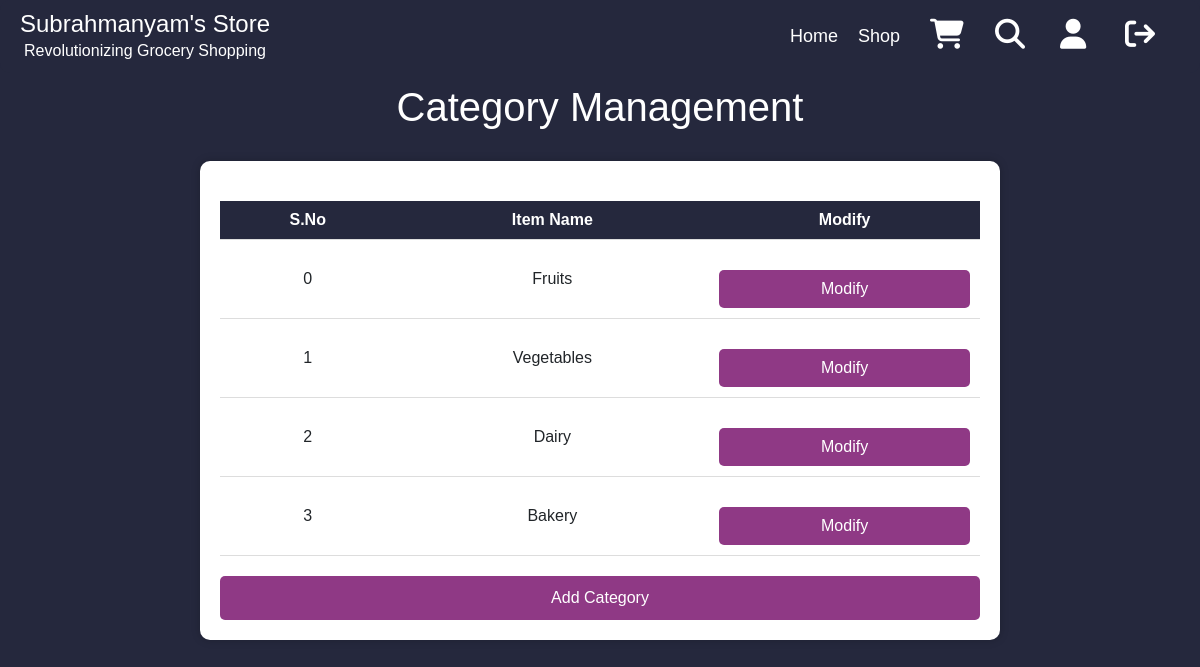
/mgmt_cat, run on the app's committed database.
### tables this page shows
CREATE TABLE category(c_id int NOT NULL UNIQUE,
          category_name text NOT NULL UNIQUE
 
);

### app_contents/routes_manager.py (the view)
@app.route('/mgmt_cat')
def mgmt_cat():
     category=getfromdb_as_dict('*','category','c_id')
     return render_template('management_cat.html', category=category)

### app_contents/functions.py (called while the page is built)
def getfromdb_as_dict(columns, table, id):
    p_db = path.join(getcwd(), 'database.db')
    con = sqlite3.connect(p_db, check_same_thread=False)
    c = con.cursor()
    c.execute(f'SELECT {columns} FROM {table} ORDER BY {id} ASC')
    results = c.fetchall()
    column_names = [description[0] for description in c.description]
    result_dicts = []
    for row in results:
        result_dict = {column_names[i]: row[i] for i in range(len(column_names))}
        result_dicts.append(result_dict)
    con.close()
    return result_dicts

### app_contents/templates/management_cat.html (shortened to what this page needs)
{% extends 'base.html' %}
{% block head %}
<link rel="stylesheet" type="text/css" href="{{ url_for('static', filename='styles/manager.css') }}">
<link rel="stylesheet" href="https://cdn.jsdelivr.net/npm/bootstrap@4.0.0/dist/css/bootstrap.min.css">
{% endblock %}
{% block content %}
<h1 class="taitil"><a href="{{ url_for('manager')}}" style="color:white">Category Management</a></h1>
<div class="cart-container">
<table class="cart-table">
  <thead>
    <tr>
      <th scope="col">S.No</th>
      <th scope="col">Item Name</th>
      <th scope="col">Modify</th>
    </tr>
  </thead>
  <tbody>
    {% for item in category %}
    <tr>
      <td>{{item.c_id}}</td>
      <td>{{ item.category_name }}</td>
      <td><a href="{{ url_for('edit_category', id=item.c_id) }}" class="checkout-button">Modify</a> </td>
    </tr>
    {% endfor %}
  </tbody>
</table>
<div class="checkout">
  <a href="{{url_for('add_category')}}" class="checkout-button">Add Category</a>
</div>
{% endblock %}

### app_contents/static/styles/manager.css (style rules this page uses)
.cart-container { padding: 20px; margin: 20px auto; background-color: #ffffff; border-radius: 10px; box-shadow: 0px 0px 10px rgba(0, 0, 0, 0.2); max-width: 800px; }
.cart-table { width: 100%; border-collapse: collapse; margin-top: 20px; }
.cart-table th, .cart-table td { padding: 10px; text-align: center; border-bottom: 1px solid #dddddd; }
.cart-table th { background-color: #25283D; color: #ffffff; }
.checkout-button { display: block; width: 100%; text-align: center; background-color: #8F3985; color: #ffffff; padding: 10px; border-radius: 5px; text-decoration: none; margin-top: 20px; transition: background-color 0.3s ease; }
.taitil { color:white; text-align: center; padding-top:10px; padding-bottom: 10px; }

### app_contents/static/styles/common.css (style rules this page uses)
* { box-sizing: border-box; }
body { background: #25283D; font-family: 'Hind', sans-serif; margin: 0; padding: 0; }
body { margin: 0; padding: 0; }

### data on the page
category: c_id "0", category_name "Fruits"
category: c_id "1", category_name "Vegetables"
category: c_id "2", category_name "Dairy"
category: c_id "3", category_name "Bakery"
